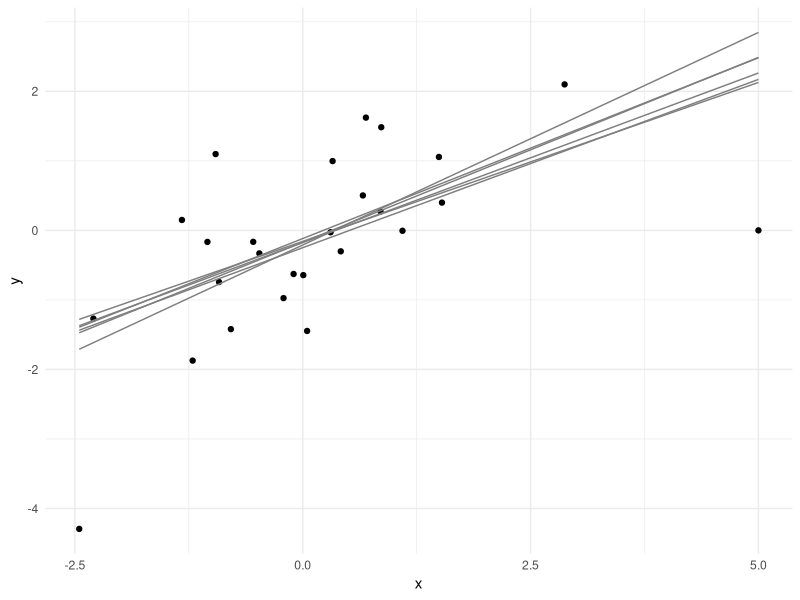

Write R code to recreate this figure.
## ---- chunk 1
library(tidyverse)
library(kableExtra)
knitr::opts_chunk$set(echo = TRUE, fig.width=3, fig.height=2, fig.align = "center",
                      message=FALSE, warning=FALSE)
doc_theme <- ggplot2::theme_bw()
## ---- chunk 2
set.seed(34984)
df <- tibble(x = c(rnorm(25), 5), 
             y = x + c(rnorm(25), -5))

ggplot(df, aes(x = x, y = y)) + 
  geom_point() + 
  geom_smooth(se = FALSE, method = "lm", color = "grey50", size = 0.5) + 
  geom_smooth(se = FALSE, method = MASS::rlm, color = "grey50", size = 0.5) + 
  geom_smooth(se = FALSE, method = MASS::rlm, method.args = list(psi = MASS::psi.hampel), color = "grey50", size = 0.5) + 
  geom_smooth(se = FALSE, method = MASS::rlm, method.args = list(psi = MASS::psi.bisquare), color = "grey50", size = 0.5) + 
  geom_smooth(se = FALSE, method = robustbase::lmrob, method.args = list(), color = "grey50", size = 0.5) + 
  geom_smooth(se = FALSE, method = robustbase::lmrob, method.args = list(method = "D"), color = "grey50", size = 0.5) + 
  theme_minimal()
